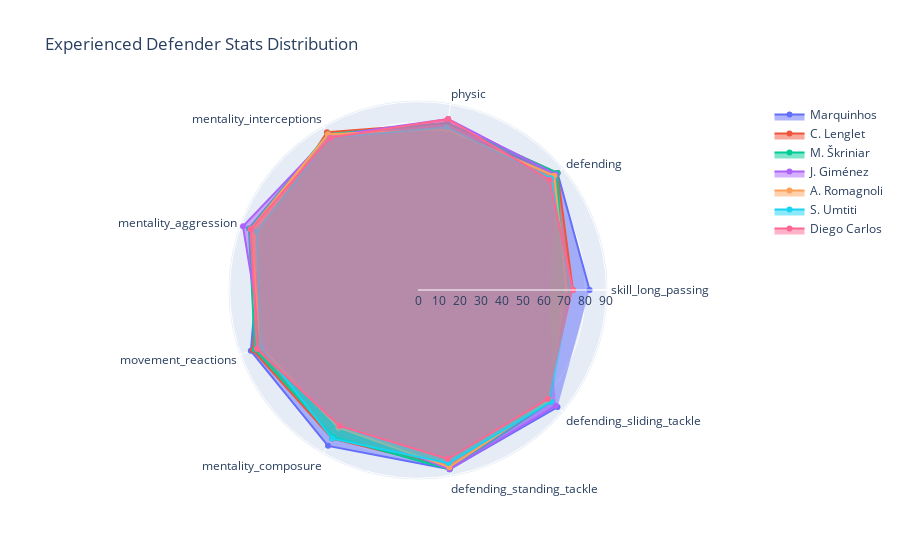

Source (notebook cell):
### Code cell
#Radar Plot
fig = go.Figure()

fig.add_trace(go.Scatterpolar(r=def_plot.iloc[1:,0].values.tolist(), 
                              theta=def_plot.iloc[1:,0].index.tolist(),
                              fill='toself',
                              name=def_plot.iloc[0:1,0].tolist()[0]))

fig.add_trace(go.Scatterpolar(r=def_plot.iloc[1:,1].values.tolist(), 
                              theta=def_plot.iloc[1:,1].index.tolist(),
                              fill='toself',
                              name=def_plot.iloc[0:1,1].tolist()[0]))

fig.add_trace(go.Scatterpolar(r=def_plot.iloc[1:,2].values.tolist(), 
                              theta=def_plot.iloc[1:,2].index.tolist(),
                              fill='toself',
                              name=def_plot.iloc[0:1,2].tolist()[0]))

fig.add_trace(go.Scatterpolar(r=def_plot.iloc[1:,3].values.tolist(), 
                              theta=def_plot.iloc[1:,3].index.tolist(),
                              fill='toself',
                              name=def_plot.iloc[0:1,3].tolist()[0]))

fig.add_trace(go.Scatterpolar(r=def_plot.iloc[1:,4].values.tolist(), 
                              theta=def_plot.iloc[1:,4].index.tolist(),
                              fill='toself',
                              name=def_plot.iloc[0:1,4].tolist()[0]))

fig.add_trace(go.Scatterpolar(r=def_plot.iloc[1:,5].values.tolist(), 
                              theta=def_plot.iloc[1:,5].index.tolist(),
                              fill='toself',
                              name=def_plot.iloc[0:1,5].tolist()[0]))

fig.add_trace(go.Scatterpolar(r=def_plot.iloc[1:,6].values.tolist(), 
                              theta=def_plot.iloc[1:,6].index.tolist(),
                              fill='toself',
                              name=def_plot.iloc[0:1,6].tolist()[0]))


fig.update_layout(title="Experienced Defender Stats Distribution")

fig.show()

### Figure 1 — Plotly figure (JSON) as saved in the notebook; plotly's stock layout.template omitted (floating-point values rounded to 4 significant figures)
{"data": [{"fill": "toself", "name": "Marquinhos", "r": [82, 87, 78, 86, 80, 85, 86, 87, 87], "theta": ["skill_long_passing", "defending", "physic", "mentality_interceptions", "mentality_aggression", "movement_reactions", "mentality_composure", "defending_standing_tackle", "defending_sliding_tackle"], "type": "scatterpolar"}, {"fill": "toself", "name": "C. Lenglet", "r": [74, 87, 81, 87, 80, 84, 82, 86, 81], "theta": ["skill_long_passing", "defending", "physic", "mentality_interceptions", "mentality_aggression", "movement_reactions", "mentality_composure", "defending_standing_tackle", "defending_sliding_tackle"], "type": "scatterpolar"}, {"fill": "toself", "name": "M. Škriniar", "r": [69, 87, 81, 86, 86, 83, 81, 87, 83], "theta": ["skill_long_passing", "defending", "physic", "mentality_interceptions", "mentality_aggression", "movement_reactions", "mentality_composure", "defending_standing_tackle", "defending_sliding_tackle"], "type": "scatterpolar"}, {"fill": "toself", "name": "J. Giménez", "r": [62, 86, 83, 85, 89, 79, 75, 87, 86], "theta": ["skill_long_passing", "defending", "physic", "mentality_interceptions", "mentality_aggression", "movement_reactions", "mentality_composure", "defending_standing_tackle", "defending_sliding_tackle"], "type": "scatterpolar"}, {"fill": "toself", "name": "A. Romagnoli", "r": [71, 85, 78, 86, 85, 80, 76, 86, 82], "theta": ["skill_long_passing", "defending", "physic", "mentality_interceptions", "mentality_aggression", "movement_reactions", "mentality_composure", "defending_standing_tackle", "defending_sliding_tackle"], "type": "scatterpolar"}, {"fill": "toself", "name": "S. Umtiti", "r": [73, 83, 79, 84, 82, 80, 82, 84, 83], "theta": ["skill_long_passing", "defending", "physic", "mentality_interceptions", "mentality_aggression", "movement_reactions", "mentality_composure", "defending_standing_tackle", "defending_sliding_tackle"], "type": "scatterpolar"}, {"fill": "toself", "name": "Diego Carlos", "r": [74, 82, 83, 84, 85, 82, 75, 82, 81], "theta": ["skill_long_passing", "defending", "physic", "mentality_interceptions", "mentality_aggression", "movement_reactions", "mentality_composure", "defending_standing_tackle", "defending_sliding_tackle"], "type": "scatterpolar"}], "layout": {"title": {"text": "Experienced Defender Stats Distribution"}}}
